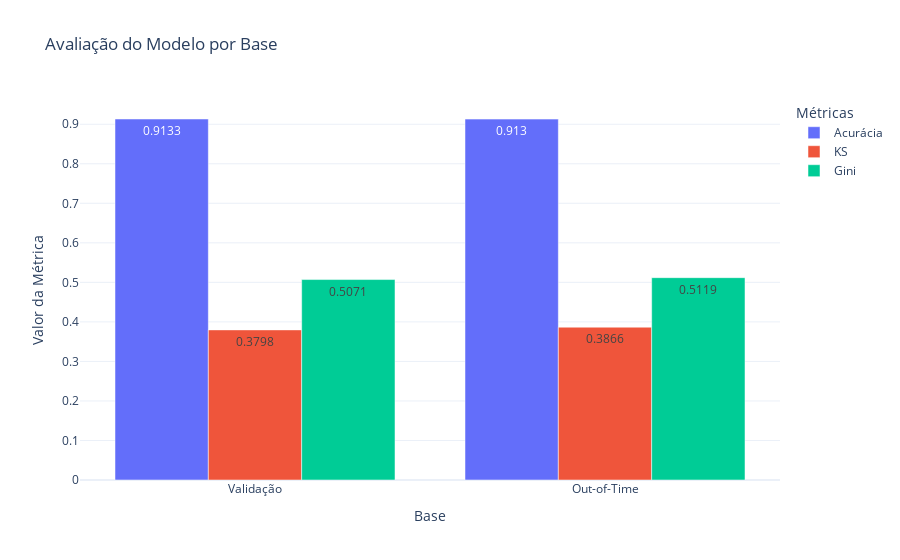
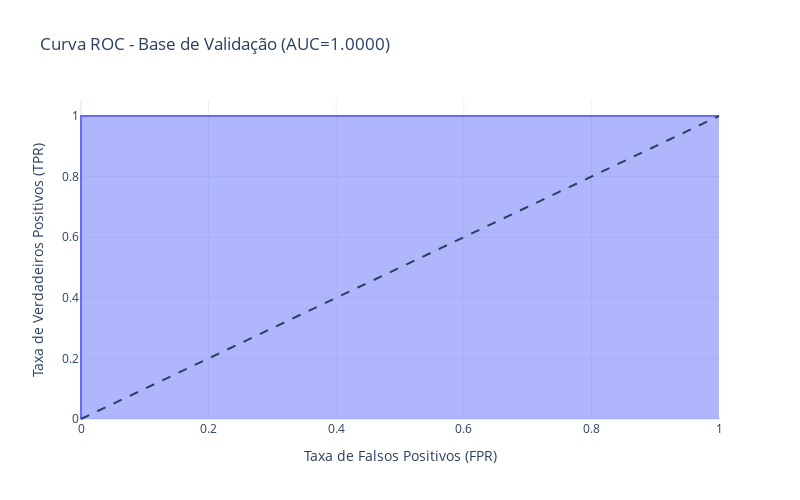
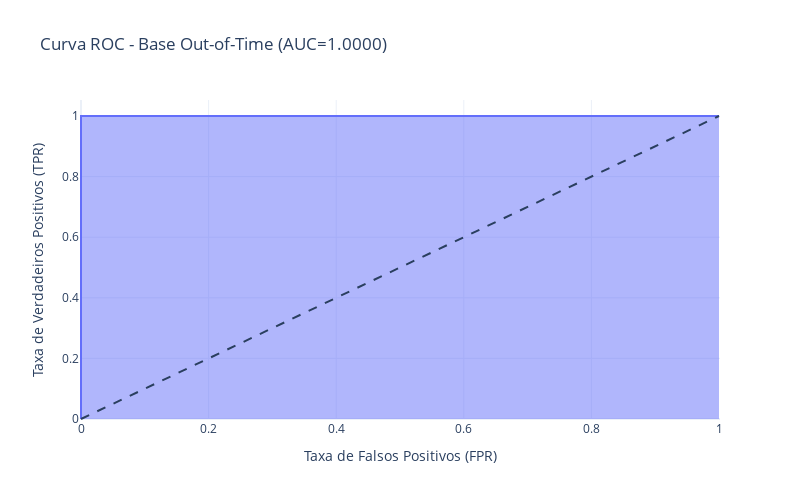

Notebook cell for these charts, in order:
### Code cell
import pandas as pd
import plotly.express as px
import plotly.graph_objects as go
from sklearn.metrics import roc_auc_score

# Dados atualizados
results = {
    "Base": ["Validação", "Out-of-Time"],
    "Acurácia": [0.9133, 0.9130],
    "KS": [0.3798, 0.3866],
    "Gini": [0.5071, 0.5119]
}

# Criando DataFrame
df_results = pd.DataFrame(results)

# Exibindo tabela no formato bonito
from IPython.display import display
display(df_results)

# Gráfico interativo das métricas
fig = go.Figure()

metrics = ["Acurácia", "KS", "Gini"]
for metric in metrics:
    fig.add_trace(go.Bar(
        x=df_results["Base"],
        y=df_results[metric],
        name=metric,
        text=df_results[metric],
        textposition="auto"
    ))

# Ajustando o layout do gráfico
fig.update_layout(
    title="Avaliação do Modelo por Base",
    xaxis_title="Base",
    yaxis_title="Valor da Métrica",
    barmode="group",
    legend_title="Métricas",
    template="plotly_white"
)

fig.show()

# Geração da curva ROC interativa
def plot_roc_curve(y_true, y_prob, title):
    from sklearn.metrics import roc_curve
    fpr, tpr, _ = roc_curve(y_true, y_prob)
    auc = roc_auc_score(y_true, y_prob)
    
    fig_roc = px.area(
        x=fpr, y=tpr,
        title=f"Curva ROC - {title} (AUC={auc:.4f})",
        labels=dict(x="Taxa de Falsos Positivos (FPR)", y="Taxa de Verdadeiros Positivos (TPR)"),
        width=800, height=500
    )
    fig_roc.add_shape(
        type="line", line=dict(dash="dash"),
        x0=0, x1=1, y0=0, y1=1
    )
    fig_roc.update_layout(template="plotly_white")
    fig_roc.show()

# Exemplos de y_true e y_prob simulados
y_val_true = [0, 1, 1, 0, 1, 0, 1, 1, 0, 0]
y_val_prob = [0.2, 0.9, 0.7, 0.4, 0.9, 0.3, 0.6, 0.9, 0.2, 0.1]
y_oos_true = [0, 0, 1, 1, 0, 1, 1, 0, 0, 1]
y_oos_prob = [0.1, 0.3, 0.8, 0.9, 0.2, 0.7, 0.9, 0.4, 0.5, 0.6]

# Plotando as curvas ROC
plot_roc_curve(y_val_true, y_val_prob, "Base de Validação")
plot_roc_curve(y_oos_true, y_oos_prob, "Base Out-of-Time")

### Figure 1 — Plotly figure (JSON) as saved in the notebook; plotly's stock layout.template omitted (floating-point values rounded to 4 significant figures)
{"data": [{"name": "Acurácia", "text": [0.9133, 0.913], "textposition": "auto", "type": "bar", "x": ["Validação", "Out-of-Time"], "y": [0.9133, 0.913]}, {"name": "KS", "text": [0.3798, 0.3866], "textposition": "auto", "type": "bar", "x": ["Validação", "Out-of-Time"], "y": [0.3798, 0.3866]}, {"name": "Gini", "text": [0.5071, 0.5119], "textposition": "auto", "type": "bar", "x": ["Validação", "Out-of-Time"], "y": [0.5071, 0.5119]}], "layout": {"autosize": true, "barmode": "group", "legend": {"title": {"text": "Métricas"}}, "title": {"text": "Avaliação do Modelo por Base"}, "xaxis": {"autorange": true, "range": [-0.5, 1.5], "title": {"text": "Base"}, "type": "category"}, "yaxis": {"autorange": true, "range": [0, 0.9614], "title": {"text": "Valor da Métrica"}, "type": "linear"}}}

### Figure 2 — Plotly figure (JSON) as saved in the notebook; plotly's stock layout.template omitted (floating-point values rounded to 4 significant figures)
{"data": [{"fillpattern": {"shape": ""}, "hovertemplate": "Taxa de Falsos Positivos (FPR)=%{x}<br>Taxa de Verdadeiros Positivos (TPR)=%{y}<extra></extra>", "legendgroup": "", "line": {"color": "#636efa"}, "marker": {"symbol": "circle"}, "mode": "lines", "name": "", "orientation": "v", "showlegend": false, "stackgroup": "1", "type": "scatter", "x": [0, 0, 0, 0.4, 0.8, 1], "xaxis": "x", "y": [0, 0.6, 1, 1, 1, 1], "yaxis": "y"}], "layout": {"height": 500, "legend": {"tracegroupgap": 0}, "shapes": [{"line": {"dash": "dash"}, "type": "line", "x0": 0, "x1": 1, "y0": 0, "y1": 1}], "title": {"text": "Curva ROC - Base de Validação (AUC=1.0000)"}, "width": 800, "xaxis": {"anchor": "y", "autorange": true, "domain": [0, 1], "range": [-0.001567, 1.002], "title": {"text": "Taxa de Falsos Positivos (FPR)"}, "type": "linear"}, "yaxis": {"anchor": "x", "autorange": true, "domain": [0, 1], "range": [-0.0033, 1.053], "title": {"text": "Taxa de Verdadeiros Positivos (TPR)"}, "type": "linear"}}}

### Figure 3 — Plotly figure (JSON) as saved in the notebook; plotly's stock layout.template omitted (floating-point values rounded to 4 significant figures)
{"data": [{"fillpattern": {"shape": ""}, "hovertemplate": "Taxa de Falsos Positivos (FPR)=%{x}<br>Taxa de Verdadeiros Positivos (TPR)=%{y}<extra></extra>", "legendgroup": "", "line": {"color": "#636efa"}, "marker": {"symbol": "circle"}, "mode": "lines", "name": "", "orientation": "v", "showlegend": false, "stackgroup": "1", "type": "scatter", "x": [0, 0, 0, 1], "xaxis": "x", "y": [0, 0.4, 1, 1], "yaxis": "y"}], "layout": {"height": 500, "legend": {"tracegroupgap": 0}, "shapes": [{"line": {"dash": "dash"}, "type": "line", "x0": 0, "x1": 1, "y0": 0, "y1": 1}], "title": {"text": "Curva ROC - Base Out-of-Time (AUC=1.0000)"}, "width": 800, "xaxis": {"anchor": "y", "autorange": true, "domain": [0, 1], "range": [-0.001567, 1.002], "title": {"text": "Taxa de Falsos Positivos (FPR)"}, "type": "linear"}, "yaxis": {"anchor": "x", "autorange": true, "domain": [0, 1], "range": [-0.0033, 1.053], "title": {"text": "Taxa de Verdadeiros Positivos (TPR)"}, "type": "linear"}}}
